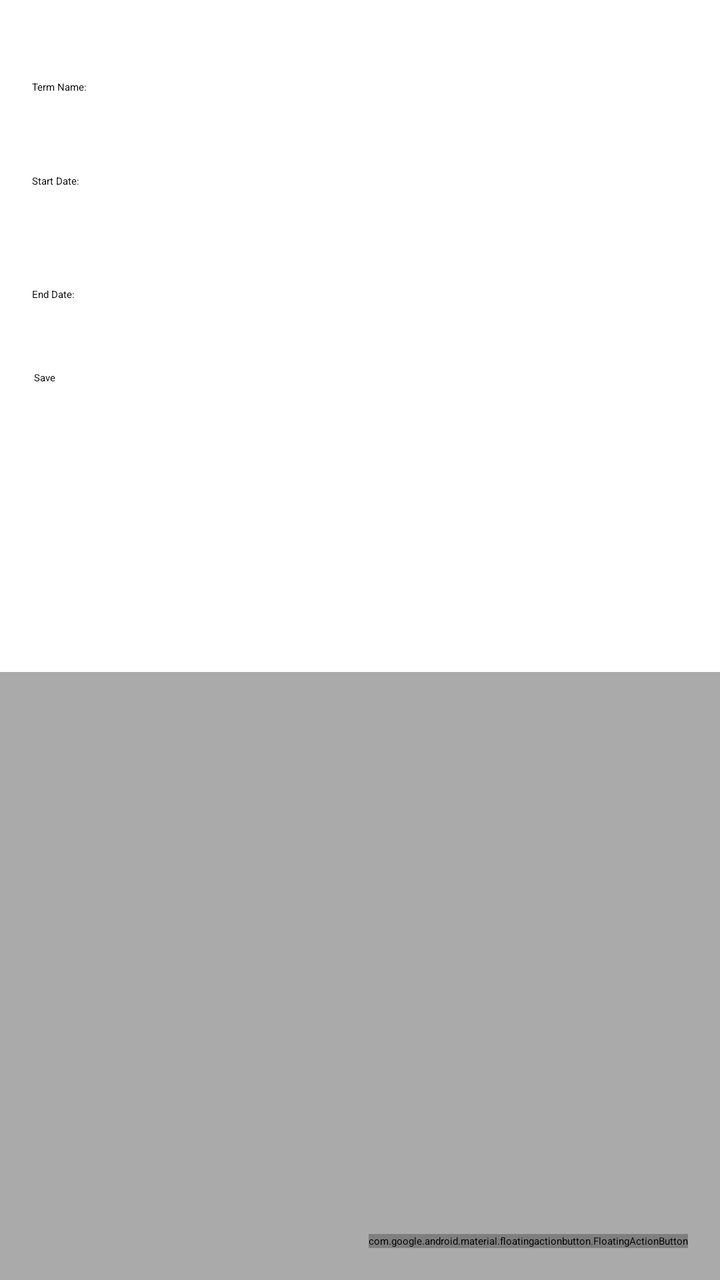
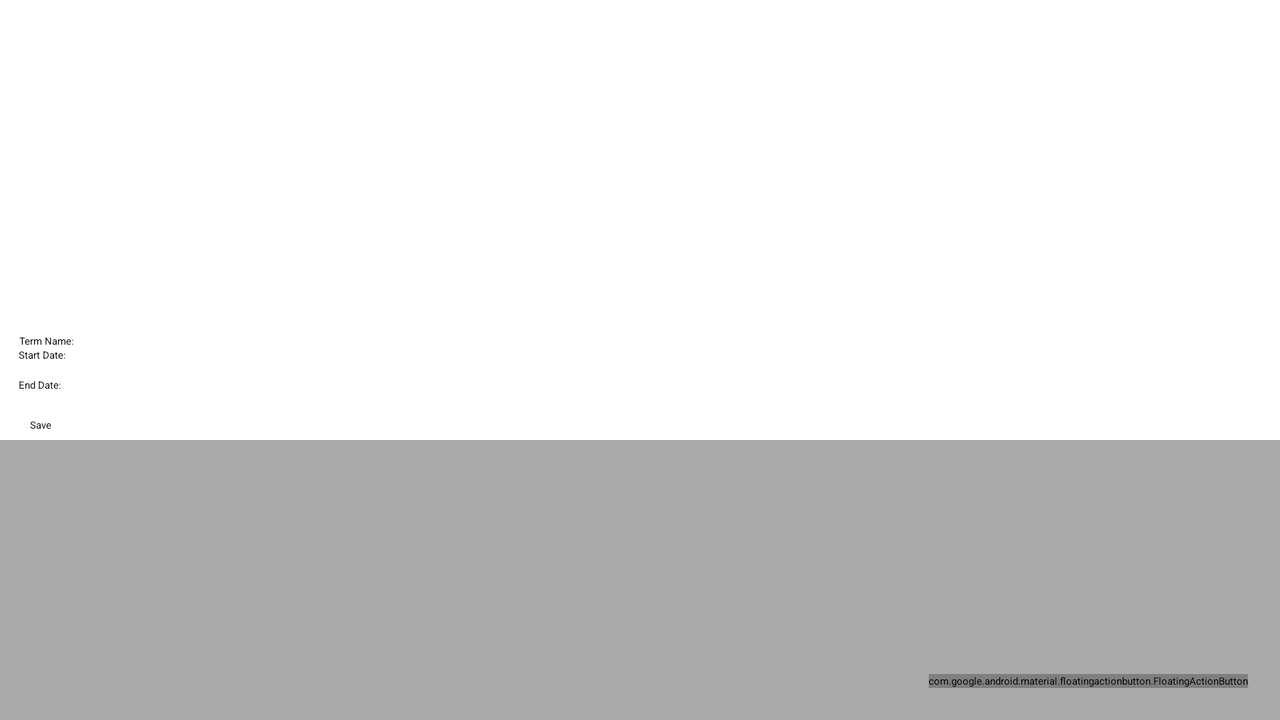

Two renders of one Android screen. The first uses the default layout on a phone; the second uses the alternative layout the repository ships for a different screen configuration, on a matching device. The two XML files are below.
<!-- AndroidManifest.xml: application theme Theme.MyApplication -->
<!-- res/layout/activity_term_detail.xml -->
<?xml version="1.0" encoding="utf-8"?>

<androidx.constraintlayout.widget.ConstraintLayout
    xmlns:android="http://schemas.android.com/apk/res/android"
    xmlns:app="http://schemas.android.com/apk/res-auto"
    xmlns:tools="http://schemas.android.com/tools"
    android:layout_width="match_parent"
    android:layout_height="match_parent">

    
    <EditText
        android:id="@+id/termStart"
        android:layout_width="wrap_content"
        android:layout_height="wrap_content"
        android:layout_marginStart="32dp"
        android:ems="10"
        app:layout_constraintBaseline_toBaselineOf="@+id/textView2"
        app:layout_constraintEnd_toEndOf="parent"
        app:layout_constraintHorizontal_bias="0.442"
        app:layout_constraintStart_toEndOf="@+id/textView2" />

    
    <TextView
        android:id="@+id/textView3"
        android:layout_width="wrap_content"
        android:layout_height="wrap_content"
        android:layout_marginStart="16dp"
        android:hint="06/01/2021"
        android:text="End Date:"
        android:textColor="#000000"
        app:layout_constraintBottom_toBottomOf="parent"
        app:layout_constraintStart_toStartOf="parent"
        app:layout_constraintTop_toBottomOf="@+id/textView2"
        app:layout_constraintVertical_bias="0.092" />

    
    <TextView
        android:id="@+id/textView2"
        android:layout_width="wrap_content"
        android:layout_height="wrap_content"
        android:layout_marginStart="16dp"
        android:layout_marginTop="40dp"
        android:hint="01/01/2021"
        android:text="Start Date:"
        android:textColor="#000000"
        app:layout_constraintStart_toStartOf="parent"
        app:layout_constraintTop_toBottomOf="@+id/textView" />

    

    
    <EditText
        android:id="@+id/termName"
        android:layout_width="wrap_content"
        android:layout_height="wrap_content"
        android:layout_marginStart="48dp"
        android:ems="10"
        app:layout_constraintBaseline_toBaselineOf="@+id/textView"
        app:layout_constraintEnd_toEndOf="parent"
        app:layout_constraintHorizontal_bias="0.283"
        app:layout_constraintStart_toEndOf="@+id/textView" />

    <TextView
        android:id="@+id/textView"
        android:layout_width="wrap_content"
        android:layout_height="wrap_content"
        android:layout_marginStart="16dp"
        android:layout_marginTop="40dp"
        android:hint="Term Name"
        android:text="Term Name:"
        android:textColor="#000000"
        app:layout_constraintStart_toStartOf="parent"
        app:layout_constraintTop_toTopOf="parent" />

    

    
    <EditText
        android:id="@+id/termEnd"
        android:layout_width="wrap_content"
        android:layout_height="wrap_content"
        android:layout_marginStart="20dp"
        android:ems="10"
        app:layout_constraintBaseline_toBaselineOf="@+id/textView3"
        app:layout_constraintEnd_toEndOf="parent"
        app:layout_constraintHorizontal_bias="0.522"
        app:layout_constraintStart_toEndOf="@+id/textView3" />

    <androidx.recyclerview.widget.RecyclerView
        android:id="@+id/associated_mentors"
        android:layout_width="match_parent"
        android:layout_height="match_parent"
        android:layout_marginTop="336dp"
        android:background="@android:color/darker_gray"
        app:layout_constraintTop_toTopOf="parent"
        tools:layout_editor_absoluteX="0dp"
        tools:listitem="@layout/course_list_item"
        android:scrollbars="vertical"/>


    
    <com.google.android.material.floatingactionbutton.FloatingActionButton
        android:id="@+id/floatingActionButton"
        android:layout_width="wrap_content"
        android:layout_height="wrap_content"
        android:layout_margin="16dp"
        android:onClick="addCourse"
        app:srcCompat="@android:drawable/ic_input_add"
        app:layout_constraintBottom_toBottomOf="parent"
        app:layout_constraintRight_toRightOf="parent"
        tools:layout_editor_absoluteX="222dp"
        tools:layout_editor_absoluteY="465dp"
        android:contentDescription="TODO" />

    <Button
        android:id="@+id/button2"
        android:layout_width="wrap_content"
        android:layout_height="wrap_content"
        android:onClick="saveTerm"
        android:text="Save"
        app:layout_constraintBottom_toBottomOf="@+id/associated_mentors"
        app:layout_constraintEnd_toEndOf="parent"
        app:layout_constraintHorizontal_bias="0.049"
        app:layout_constraintStart_toStartOf="parent"
        app:layout_constraintTop_toBottomOf="@+id/textView3"
        app:layout_constraintVertical_bias="0.072" />
</androidx.constraintlayout.widget.ConstraintLayout>
<!-- res/layout/course_list_item.xml (included above) -->
<?xml version="1.0" encoding="utf-8"?>

<LinearLayout xmlns:android="http://schemas.android.com/apk/res/android"
    android:orientation="vertical" android:layout_width="match_parent"
    android:layout_height="wrap_content">

    <TextView
        android:id="@+id/termTextView"
        style="@style/word_title"
        android:layout_width="match_parent"
        android:layout_height="wrap_content"
        android:background="@color/purple_500"
        android:textColor="#FFFFFF"
        android:textColorHighlight="#00BCD4" />
</LinearLayout>
<!-- resources referenced by this layout -->
<resources>
  <color name="purple_500">#FF4454AA</color>
  <style name="word_title">
          <item name="android:layout_width">match_parent</item>
          <item name="android:layout_height">26dp</item>
          <item name="android:textSize">24sp</item>
          <item name="android:textStyle">bold</item>
          <item name="android:layout_marginBottom">6dp</item>
          <item name="android:paddingLeft">8dp</item>
      </style>
</resources>
<!-- res/layout-land/activity_term_detail.xml (the repository's variant of the layout above) -->
<!-- drawn on the phone turned sideways -->
<?xml version="1.0" encoding="utf-8"?>
<androidx.constraintlayout.widget.ConstraintLayout xmlns:android="http://schemas.android.com/apk/res/android"
    xmlns:app="http://schemas.android.com/apk/res-auto"
    xmlns:tools="http://schemas.android.com/tools"
    android:layout_width="match_parent"
    android:layout_height="match_parent">

    

    

    

    

    

    

    


    

    <EditText
        android:id="@+id/termStart"
        android:layout_width="530dp"
        android:layout_height="wrap_content"
        android:layout_marginBottom="8dp"
        android:ems="10"
        app:layout_constraintBottom_toTopOf="@+id/termEnd"
        app:layout_constraintEnd_toEndOf="parent"
        app:layout_constraintHorizontal_bias="0.869"
        app:layout_constraintStart_toStartOf="parent" />

    <EditText
        android:id="@+id/termEnd"
        android:layout_width="530dp"
        android:layout_height="wrap_content"
        android:layout_marginBottom="164dp"
        android:ems="10"
        app:layout_constraintBottom_toBottomOf="parent"
        app:layout_constraintEnd_toEndOf="parent"
        app:layout_constraintHorizontal_bias="0.869"
        app:layout_constraintStart_toStartOf="parent" />

    <EditText
        android:id="@+id/termName"
        android:layout_width="530dp"
        android:layout_height="wrap_content"
        android:ems="10"
        app:layout_constraintBottom_toTopOf="@+id/termStart"
        app:layout_constraintEnd_toEndOf="parent"
        app:layout_constraintHorizontal_bias="0.869"
        app:layout_constraintStart_toStartOf="parent"
        app:layout_constraintTop_toTopOf="parent"
        app:layout_constraintVertical_bias="1.0" />

    <TextView
        android:id="@+id/textView2"
        android:layout_width="wrap_content"
        android:layout_height="wrap_content"
        android:hint="01/01/2021"
        android:text="Start Date:"
        android:textColor="#000000"
        app:layout_constraintBaseline_toBaselineOf="@+id/termStart"
        app:layout_constraintEnd_toStartOf="@+id/termStart"
        app:layout_constraintHorizontal_bias="0.135"
        app:layout_constraintStart_toStartOf="parent" />

    <TextView
        android:id="@+id/textView3"
        android:layout_width="wrap_content"
        android:layout_height="wrap_content"
        android:hint="06/01/2021"
        android:text="End Date:"
        android:textColor="#000000"
        app:layout_constraintBaseline_toBaselineOf="@+id/termEnd"
        app:layout_constraintEnd_toStartOf="@+id/termEnd"
        app:layout_constraintHorizontal_bias="0.135"
        app:layout_constraintStart_toStartOf="parent" />

    <TextView
        android:id="@+id/textView"
        android:layout_width="wrap_content"
        android:layout_height="wrap_content"
        android:hint="Term Name"
        android:text="Term Name:"
        android:textColor="#000000"
        app:layout_constraintBaseline_toBaselineOf="@+id/termName"
        app:layout_constraintEnd_toStartOf="@+id/termName"
        app:layout_constraintHorizontal_bias="0.142"
        app:layout_constraintStart_toStartOf="parent" />

    <androidx.recyclerview.widget.RecyclerView
        android:id="@+id/associated_mentors"
        android:layout_width="match_parent"
        android:layout_height="match_parent"
        android:layout_marginTop="220dp"
        android:background="@android:color/darker_gray"
        app:layout_constraintTop_toTopOf="parent"
        tools:layout_editor_absoluteX="0dp"
        tools:listitem="@layout/course_list_item"
        android:scrollbars="vertical"/>

    <com.google.android.material.floatingactionbutton.FloatingActionButton
        android:id="@+id/floatingActionButton"
        android:layout_width="wrap_content"
        android:layout_height="wrap_content"
        android:layout_margin="16dp"
        android:contentDescription="TODO"
        android:onClick="addCourse"
        app:layout_constraintBottom_toBottomOf="parent"
        app:layout_constraintRight_toRightOf="parent"
        app:srcCompat="@android:drawable/ic_input_add"
        tools:layout_editor_absoluteX="222dp"
        tools:layout_editor_absoluteY="465dp" />

    <Button
        android:id="@+id/button2"
        android:layout_width="wrap_content"
        android:layout_height="wrap_content"
        android:onClick="saveTerm"
        android:text="Save"
        app:layout_constraintBottom_toBottomOf="parent"
        app:layout_constraintEnd_toEndOf="parent"
        app:layout_constraintHorizontal_bias="0.024"
        app:layout_constraintStart_toStartOf="parent"
        app:layout_constraintTop_toTopOf="parent"
        app:layout_constraintVertical_bias="0.592" />
</androidx.constraintlayout.widget.ConstraintLayout>
